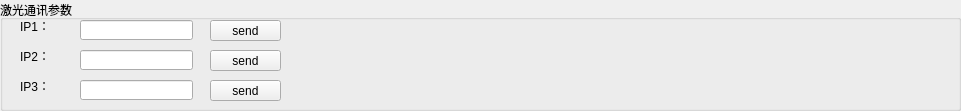
       <widget class="QGroupBox" name="groupBox_16">
        <property name="geometry">
         <rect>
          <x>20</x>
          <y>460</y>
          <width>961</width>
          <height>111</height>
         </rect>
        </property>
        <property name="title">
         <string>激光通讯参数</string>
        </property>
        <widget class="QLabel" name="label_18">
         <property name="geometry">
          <rect>
           <x>20</x>
           <y>20</y>
           <width>54</width>
           <height>12</height>
          </rect>
         </property>
         <property name="text">
          <string>IP1：</string>
         </property>
        </widget>
        <widget class="QLabel" name="label_19">
         <property name="geometry">
          <rect>
           <x>20</x>
           <y>50</y>
           <width>54</width>
           <height>12</height>
          </rect>
         </property>
         <property name="text">
          <string>IP2：</string>
         </property>
        </widget>
        <widget class="QLabel" name="label_20">
         <property name="geometry">
          <rect>
           <x>20</x>
           <y>80</y>
           <width>54</width>
           <height>12</height>
          </rect>
         </property>
         <property name="text">
          <string>IP3：</string>
         </property>
        </widget>
        <widget class="QLineEdit" name="lineEditLaserIp1">
         <property name="geometry">
          <rect>
           <x>80</x>
           <y>20</y>
           <width>113</width>
           <height>20</height>
          </rect>
         </property>
        </widget>
        <widget class="QLineEdit" name="lineEditLaserIp2">
         <property name="geometry">
          <rect>
           <x>80</x>
           <y>50</y>
           <width>113</width>
           <height>20</height>
          </rect>
         </property>
        </widget>
        <widget class="QLineEdit" name="lineEditLaserIp3">
         <property name="geometry">
          <rect>
           <x>80</x>
           <y>80</y>
           <width>113</width>
           <height>20</height>
          </rect>
         </property>
        </widget>
        <widget class="QPushButton" name="pushButtonLaserSendIp1">
         <property name="geometry">
          <rect>
           <x>210</x>
           <y>20</y>
           <width>71</width>
           <height>21</height>
          </rect>
         </property>
         <property name="text">
          <string>send</string>
         </property>
        </widget>
        <widget class="QPushButton" name="pushButtonLaserSendIp2">
         <property name="geometry">
          <rect>
           <x>210</x>
           <y>50</y>
           <width>71</width>
           <height>21</height>
          </rect>
         </property>
         <property name="text">
          <string>send</string>
         </property>
        </widget>
        <widget class="QPushButton" name="pushButtonLaserSendIp3">
         <property name="geometry">
          <rect>
           <x>210</x>
           <y>80</y>
           <width>71</width>
           <height>21</height>
          </rect>
         </property>
         <property name="text">
          <string>send</string>
         </property>
        </widget>
       </widget>
